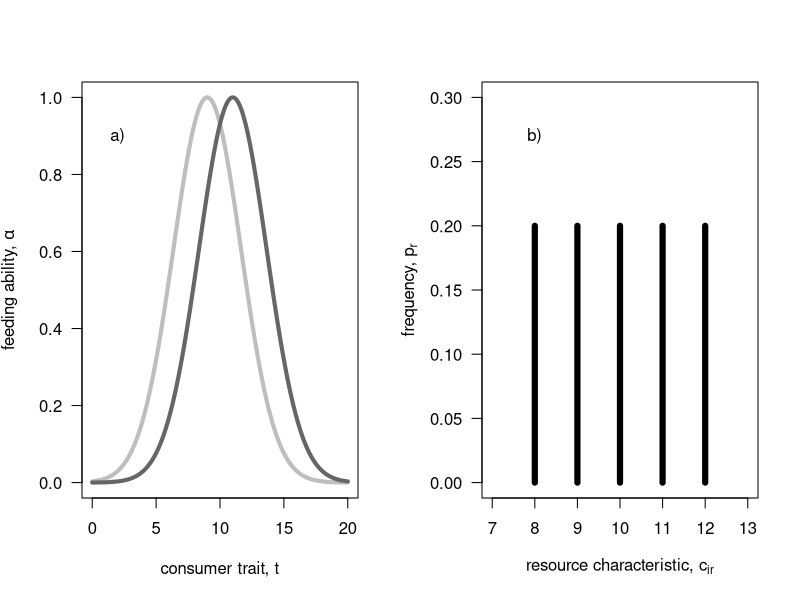
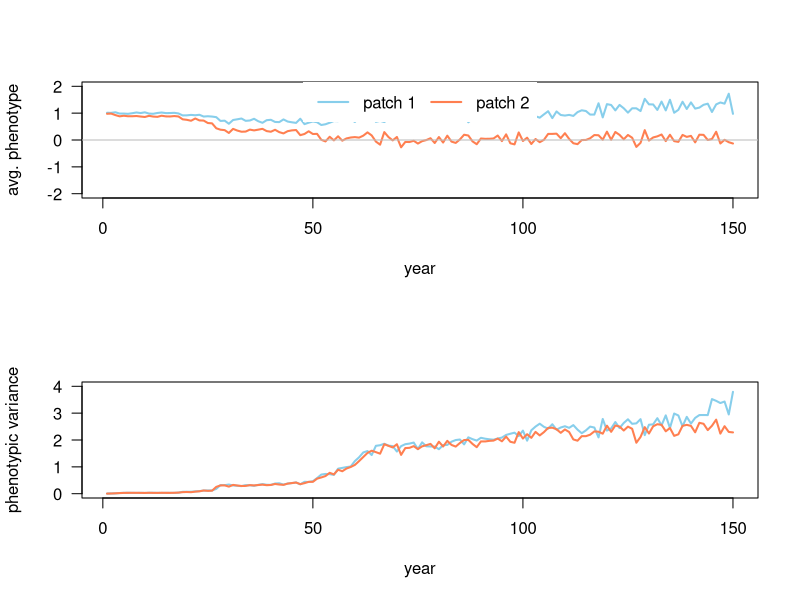
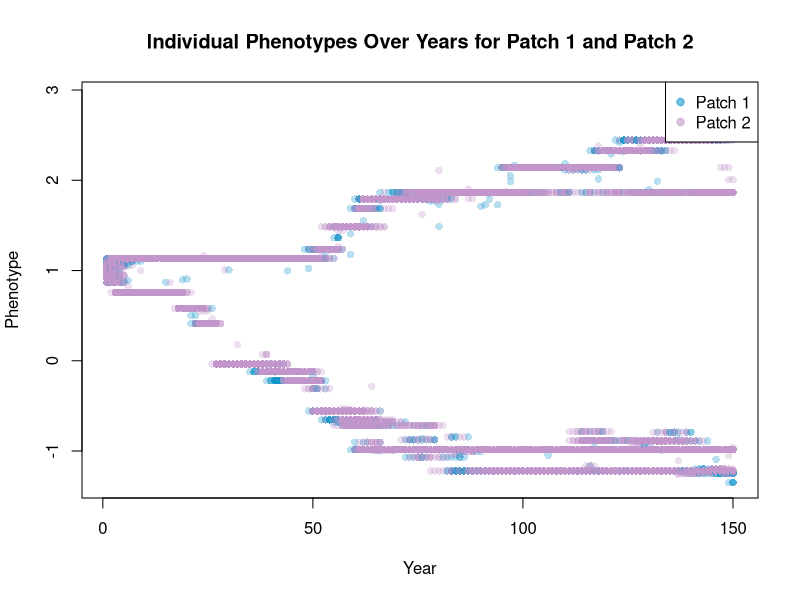
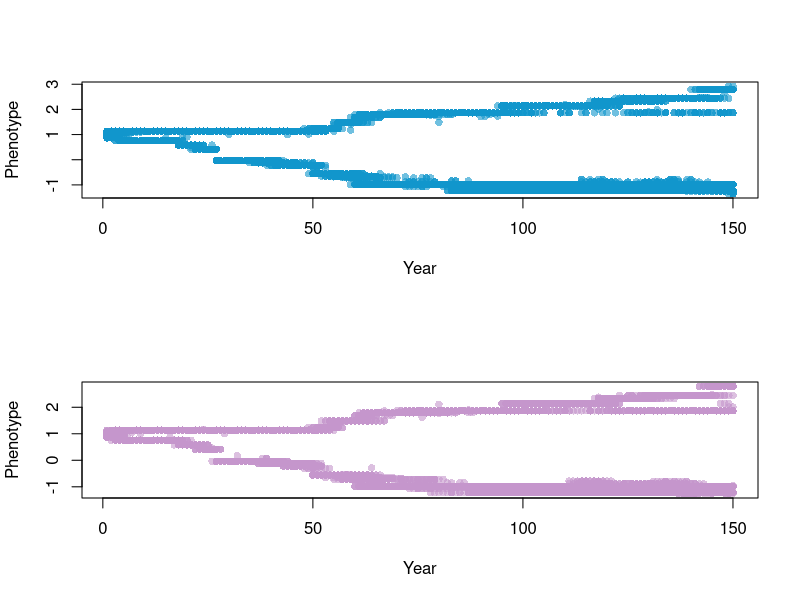

R code for these plots, in order: (Note: this script raises an error after producing the figures.)

rm(list=ls())  #removes stuff from environment.
# plot resource distribution            ----
par(mfrow=c(1,2))
z <- seq(0,20,0.01); omega<-7
plot( x=z, y=exp(- (z-9)^2 / (2 * omega)), lwd=4, col="gray", las=1, ylim=c(0,1), xlab="consumer trait, t", ylab=expression(paste("feeding ability, ",alpha)), type="l")
lines(x=z, y=exp(- (z-11)^2 / (2 * omega)), lwd=4, col="gray40")
text(x=2, y=0.9*1, "a)")

ct <- 8:12
plot(x=ct, y=rep.int(0.2, 5), las=1, ylab=expression(paste("frequency, ", p[r])), xlab=expression(paste("resource characteristic, ", c[i][,][r])), type="h", lwd=6, xlim=c(7,13), ylim=c(0,0.3))
text(x=8, y=0.30*0.9, "b)")

par(mfrow=c(1,1))

# define simulation function            ----
resourceCompetition <- function(resProp, resFreq, popSize, resGen=1, mutProb=0.001, mutVar=0.1, years=200, iniPmean=5, iniPvar=0.05, dispProb=0.5){

  # initialize population ......................................
  pop           <- matrix(NA, ncol=3, nrow=sum(popSize))      #NA is used here to preallocate memory for each entry while still not filling them with a value. 
  colnames(pop) <- c("patch", "pheno", "fec")
  
  pop[,1] <- c(rep.int(1,popSize[1]), rep.int(2, popSize[2]))
  pop[,2] <- rnorm(n=sum(popSize), mean=iniPmean, sd=0.05)
  
  stats         <- NULL
  phenotype <- matrix(NA, ncol=3, nrow=0)   # creates a matrix to store all phenotype values of all individuals in.
  colnames(phenotype) <- c("year", "patch", "phenotype")
  
  for(t in 1:years){
    
    # compute fecundity proxy ----
    # compute alpha - patch 1 ............................................................
    patch1    <- pop[pop[,1]==1,]   #This extracts all values in the pop matrix where the patch=1, i.e. they belong to patch 1. So all the rows with patch =2 are removed
    alphaSum1 <- NULL
    alpha1    <- NULL
    for(r in 1:ncol(resProp)){ # r<-1 # loop through each resource
      
      rp <- resProp[1,r]                                 # resource property 
      
      alpha     <- exp(-(patch1[,2]-rp)^2/ (2*resGen[1,1]) )  # compute all alphas
      alpha1    <- cbind(alpha1, alpha)                  # store all alphas
      alphaSum1 <- c(alphaSum1, sum(alpha) )             # store the sum over all alphas
      
    }
    
    # fec - patch 1 ............................................................
    for(i in 1:nrow(patch1)){
      
      fec <- 0
      for(r in 1:ncol(resProp)){ # r<-1; i<-1
        
        pi  <- resFreq[1,r]
        fec <- fec + pi * (alpha1[i,r]/alphaSum1[r])
        
      }
      patch1[i,3] <- fec
      
    }
    
    # alpha - patch 2 ............................................................
    patch2    <- pop[pop[,1]==2,]
    alphaSum2 <- NULL
    alpha2    <- NULL
    for(r in 1:ncol(resProp)){ # r<-1
      
      alpha     <- exp(-(patch2[,2]-resProp[2,r])^2/ (2*resGen[2,1]) )
      alpha2    <- cbind(alpha2, alpha)
      alphaSum2 <- c(alphaSum2, sum(alpha) )
      
    }
    
    # fec - patch 2 ............................................................
    for(i in 1:nrow(patch2)){
      
      fec <- 0
      for(r in 1:ncol(resProp)){ # r<-1; i<-1
        
        fec <- fec + resFreq[2,r]*alpha2[i,r]/alphaSum2[r]
        
      }
      patch2[i,3] <- fec
      
    }
    
    # create next generation  ----
    patch1new     <- patch1[sample(size=popSize[1], x=1:nrow(patch1),prob=patch1[,3], replace=T),]
    patch1new[,3] <- NA
    
    patch2new     <- patch2[sample(size=popSize[2], x=1:nrow(patch2),prob=patch2[,3], replace=T),]
    patch2new[,3] <- NA
    
    pop <- rbind(patch1new, patch2new)
    
    # mutate new generation   ----
    for(i in 1:nrow(pop)){
      
      if(runif(n=1, min=0, max=1)<=mutProb){
        
        pop[i,2] <- pop[i,2] + rnorm(n=1, mean=0, sd=mutVar)
        # print("mutation!")
        
      }
    }
    
    # dispersal               ----
    dispInds <- runif(n=nrow(pop))<dispProb
    dispInds <- which(dispInds==TRUE)
    if(length(dispInds)>=1){
      for(i in 1:length(dispInds)){
        if(pop[dispInds[i],1]==1){
          pop[dispInds[i],1] <- 2
        } else {
          pop[dispInds[i],1] <- 1
        }
      }
    }
    
    # extract stats           ----
    patch1    <- pop[pop[,1]==1,]
    patch2    <- pop[pop[,1]==2,]
    
    stats <- rbind( stats, c(t, mean(patch1[,2]), var(patch1[,2]), mean(patch2[,2]), var(patch2[,2]))) 
    #extract phenotypes of each individual each year
    phenotypes_patch1 <- cbind(rep(t, nrow(patch1)), rep(1, nrow(patch1)), patch1[,2])
    phenotypes_patch2 <- cbind(rep(t, nrow(patch2)), rep(2, nrow(patch2)), patch2[,2])
    
    phenotype <- rbind(phenotype, phenotypes_patch1, phenotypes_patch2)
  }
  
  # return output stats .............................................
  colnames(stats) <- c("year", "mean1", "var1", "mean2", "var2")
  colnames(phenotype) <- c("year", "patch", "phenotype")
  return(list(stats=stats, phenotype=phenotype))  #returns both the stats and the phenotype
  
}

# first test run                        ----
resource.frequency <- c(0.05,0.1,0.1,0.6,0.15,  #res. freq. of patch 1
                        0.7, 0.05, 0.05, 0.1, 0.1) #res. freq. pf patch 2
resource.property<- c(-4,-2,-1,3,3,  #res. property of patch 1
                        -1, 0, 1, 2, 2) #res. property pf patch 2

resFreqMatrix <- matrix(resource.frequency, nrow=2, ncol=5, byrow = TRUE); row.names(resFreqMatrix)<-c("patch1", "patch2")
resPropMatrix <- matrix(resource.property, nrow=2, ncol=5, byrow = TRUE)          ; row.names(resPropMatrix)<-c("patch1", "patch2")


output <- resourceCompetition(resProp=resPropMatrix, resFreq=resFreqMatrix, popSize=c(100, 100), resGen=matrix(c(0.1,0.1),ncol=1, nrow=2), mutProb=0.004, mutVar=0.15, years=150, iniPmean=1, dispProb = 0.2)

data <- output$stats

#For plotting "stats":

par(mfrow=c(2,1))
plot( x=data[,1], y=data[,2], lwd=2, col="skyblue", type="l", ylim=c(-2,2), las=1, xlab="year", ylab="avg. phenotype")
lines(x=data[,1], y=data[,4], lwd=2, col="coral"); abline(h=0, col="gray", lty=1)
legend("top", legend=c("patch 1", "patch 2"), lwd=2, lty=1, col=c("skyblue", "coral"), box.col="transparent", horiz=TRUE)

plot( x=data[,1], y=data[,3], lwd=2, col="skyblue", type="l", ylim=c(0,4), las=1, xlab="year", ylab="phenotypic variance")
lines(x=data[,1], y=data[,5], lwd=2, col="coral")
par(mfrow=c(1,1))

#Plotting "phenotypes":

phenotype_data <- output$phenotype 

patch1_phenotype <- phenotype_data[phenotype_data[, 2] == 1, ]

patch2_phenotype <- phenotype_data[phenotype_data[,2]==2, ]




# Create a scatter plot of individual phenotypes

par(mfrow=c(1,1))
#Two colors, one per patch

colors <- rgb((phenotype_data[,2]-0.9)*0.7,0.59,0.8, alpha =0.3)    #Creates a vector of characters that have two different color identities based on patch idenity.

plot(phenotype_data[,1], phenotype_data[,3], pch=16, col=colors, xlab="Year", ylab="Phenotype")

#one color, for computational purposes
#plot(phenotype_data[,1], phenotype_data[,3], pch=16, col=rgb(0.8, 0.59, 0.8, alpha=0.3), xlab="Year", ylab="Phenotype")

# Add a legend to distinguish between patches
legend("topright", legend=c("Patch 1", "Patch 2"), col=c(rgb((1-0.9)*0.7,0.59,0.8, alpha =0.6), rgb((2-0.9)*0.7,0.59,0.8, alpha =0.6)), pch=19)

# Add a title to the plot
title("Individual Phenotypes Over Years for Patch 1 and Patch 2")


#One plot per patch

par(mfrow=c(2,1))

plot(patch1_phenotype[,1], patch1_phenotype[,3], pch=16, col=rgb((1-0.9)*0.7,0.59,0.8, alpha =0.6), xlab="Year", ylab="Phenotype")

plot(patch2_phenotype[,1], patch2_phenotype[,3], pch=16, col=rgb((2-0.9)*0.7,0.59,0.8, alpha =0.6), xlab="Year", ylab="Phenotype")




# explore parameters with replicates    ----
propVal    <- c(0.25, 0.4, 0.50, 0.55, 0.6, 0.7, 1.00)
propVar <- NULL

for(i in 1:length(propVal)){ # i<-1
  propVar    <- c(propVar, sum(((-2:2)*propVal[i]-0)^2)/5 )
}

dataP_mean <- NULL
dataP_sd   <- NULL
for(p in 1:length(propVal)){
  dataR_mean <- NULL
  dataR_sd   <- NULL
  for(r in 1:2){ 
    data       <- resourceCompetition(resProp=resPropMatrix*propVal[p], 
                                      resFreq=resFreqMatrix, 
                                      resGen=matrix(c(0.5,0.5),ncol=1, nrow=2), 
                                      mutProb=0.005, mutVar=0.5, 
                                      popSize=c(1000, 1000), 
                                      years=250, iniPmean=1)[250, ,drop=F]
    dataR_mean <- c( dataR_mean, mean(c(data[,2], data[,4])) )
    dataR_sd   <- c( dataR_sd  , mean(c(data[,3], data[,5])) )
  }
  dataP_mean <- rbind(dataP_mean, c(propVar[p], mean(dataR_mean), max(dataR_mean), min(dataR_mean)))
  dataP_sd   <- rbind(dataP_sd  , c(propVar[p], mean(dataR_sd)  , max(dataR_sd)  , min(dataR_sd)))
  print(p)
  
}
colnames(dataP_mean) <- c("resource var", "mean z", "max z"     , "min z")
colnames(dataP_sd)   <- c("resource var", "mean z", "max var(z)", "min var(z)")

# plot  .......................
par(mfrow=c(2,1))
plot(x=dataP_mean[,1], y=dataP_mean[,2], lwd=2, type="o", las=1, xlab="resource variation", ylab="mean phenotype", ylim=c(-1,1), xlim=c(0,max(dataP_sd[,1])))
lines(x=dataP_mean[,1], y=dataP_mean[,3], lwd=2, col="gray")
lines(x=dataP_mean[,1], y=dataP_mean[,4], lwd=2, col="gray")
abline(h=0, col="gray", lty=3)

plot(x=dataP_sd[,1], y=dataP_sd[,2], lwd=2, type="o", las=1, xlab="resource variation", ylab="phenotypic variance", ylim=c(0,2), xlim=c(0,max(dataP_sd[,1])))
lines(x=dataP_sd[,1], y=dataP_sd[,3], lwd=2, col="gray")
lines(x=dataP_sd[,1], y=dataP_sd[,4], lwd=2, col="gray")
abline(v=0.5, col="dodgerblue", lwd=2, lty=3)
legend("top", legend=c("resource generalism"), lty=3, lwd=2,col="dodgerblue", box.col="transparent")
